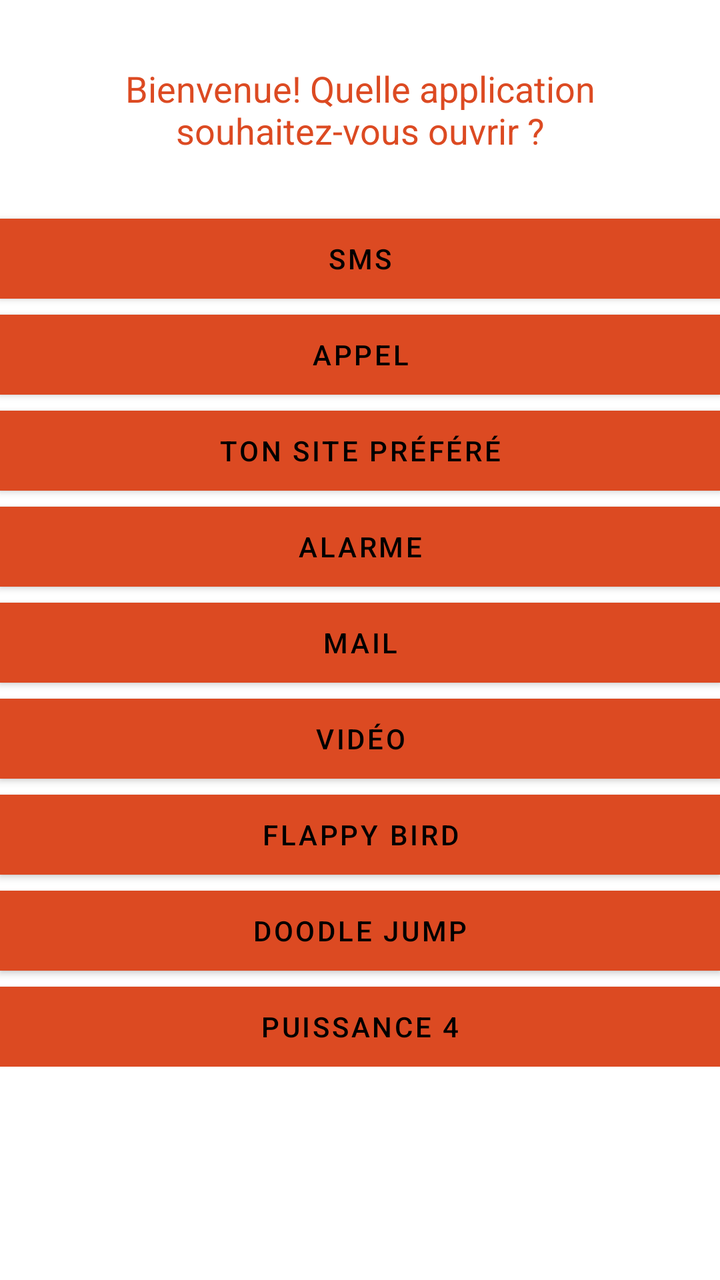
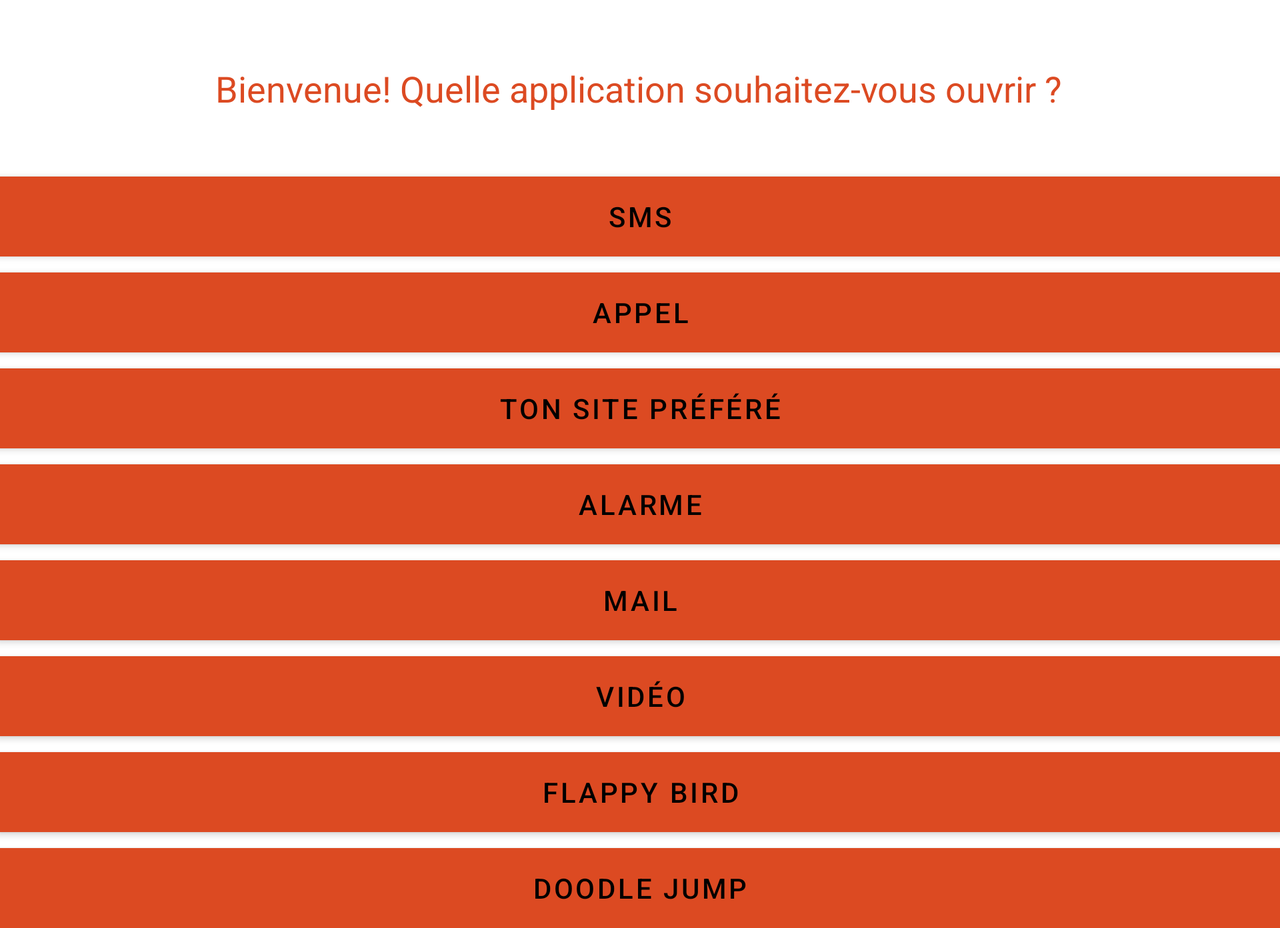

Compare how this app lays out the same screen by default and in its alternative resource folder. The renders come first, then the two layout files and the values they reference.
<!-- AndroidManifest.xml: application theme Theme.AppliCDA -->
<!-- res/layout/activity_home.xml -->
<?xml version="1.0" encoding="utf-8"?>
<ScrollView xmlns:android="http://schemas.android.com/apk/res/android"
    xmlns:app="http://schemas.android.com/apk/res-auto"
    xmlns:tools="http://schemas.android.com/tools"
    android:layout_width="match_parent"
    android:layout_height="match_parent">
<androidx.constraintlayout.widget.ConstraintLayout
    android:layout_width="match_parent"
    android:layout_height="match_parent"
    tools:context=".Home">

    <Button
        android:id="@+id/doodle_jump"
        android:layout_width="0dp"
        android:layout_height="40dp"
        android:layout_marginTop="8dp"
        android:background="#DC4A22"
        android:onClick="doodle"
        android:text="doodle jump"
        android:textColor="#000000"
        app:layout_constraintEnd_toEndOf="parent"
        app:layout_constraintHorizontal_bias="0.0"
        app:layout_constraintStart_toStartOf="parent"
        app:layout_constraintTop_toBottomOf="@id/flappy_bird"
        tools:ignore="MissingConstraints,TouchTargetSizeCheck" />

    <Button
        android:id="@+id/puissance4"
        android:layout_width="0dp"
        android:layout_height="40dp"
        android:layout_marginTop="8dp"
        android:background="#DC4A22"
        android:onClick="puissance"
        android:text="puissance 4"
        android:textColor="#000000"
        app:layout_constraintEnd_toEndOf="parent"
        app:layout_constraintHorizontal_bias="0.0"
        app:layout_constraintStart_toStartOf="parent"
        app:layout_constraintTop_toBottomOf="@id/doodle_jump"
        tools:ignore="MissingConstraints,TouchTargetSizeCheck" />

    <Button
        android:id="@+id/appel"
        android:layout_width="0dp"
        android:layout_height="40dp"
        android:layout_marginTop="8dp"
        android:background="#DC4A22"
        android:onClick="appel"
        android:text="Appel"
        android:textColor="#000000"
        app:layout_constraintEnd_toEndOf="parent"
        app:layout_constraintHorizontal_bias="0.0"
        app:layout_constraintStart_toStartOf="parent"
        app:layout_constraintTop_toBottomOf="@id/sms"
        tools:ignore="MissingConstraints,TouchTargetSizeCheck" />

    <Button
        android:id="@+id/sms"
        android:layout_width="0dp"
        android:layout_height="40dp"
        android:layout_marginTop="32dp"
        android:background="#DC4A22"
        android:onClick="sms"
        android:text="SMS"
        android:textColor="#000000"
        app:layout_constraintEnd_toEndOf="parent"
        app:layout_constraintHorizontal_bias="0.0"
        app:layout_constraintStart_toStartOf="parent"
        app:layout_constraintTop_toBottomOf="@id/bienvenue"
        tools:ignore="MissingConstraints,TouchTargetSizeCheck" />

    <Button
        android:id="@+id/site"
        android:layout_width="0dp"
        android:layout_height="40dp"
        android:layout_marginTop="8dp"
        android:background="#DC4A22"
        android:onClick="site"
        android:text="Ton site préféré"
        android:textColor="#000000"
        app:layout_constraintEnd_toEndOf="parent"
        app:layout_constraintHorizontal_bias="0.0"
        app:layout_constraintStart_toStartOf="parent"
        app:layout_constraintTop_toBottomOf="@id/appel"
        tools:ignore="MissingConstraints,TouchTargetSizeCheck" />

    <Button
        android:id="@+id/alarme"
        android:layout_width="0dp"
        android:layout_height="40dp"
        android:layout_marginTop="8dp"
        android:background="#DC4A22"
        android:onClick="alarme"
        android:text="Alarme"
        android:textColor="#000000"
        app:layout_constraintEnd_toEndOf="parent"
        app:layout_constraintHorizontal_bias="0.0"
        app:layout_constraintStart_toStartOf="parent"
        app:layout_constraintTop_toBottomOf="@id/site"
        tools:ignore="MissingConstraints,TouchTargetSizeCheck" />

    <Button
        android:id="@+id/mail"
        android:layout_width="0dp"
        android:layout_height="40dp"
        android:layout_marginTop="8dp"
        android:background="#DC4A22"
        android:onClick="mail"
        android:text="Mail"
        android:textColor="#000000"
        app:layout_constraintEnd_toEndOf="parent"
        app:layout_constraintHorizontal_bias="0.0"
        app:layout_constraintStart_toStartOf="parent"
        app:layout_constraintTop_toBottomOf="@id/alarme"
        tools:ignore="MissingConstraints,TouchTargetSizeCheck" />

    <Button
        android:id="@+id/video"
        android:layout_width="0dp"
        android:layout_height="40dp"
        android:layout_marginTop="8dp"
        android:background="#DC4A22"
        android:onClick="video"
        android:text="vidéo"
        android:textColor="#000000"
        app:layout_constraintEnd_toEndOf="parent"
        app:layout_constraintHorizontal_bias="0.0"
        app:layout_constraintStart_toStartOf="parent"
        app:layout_constraintTop_toBottomOf="@id/mail"
        tools:ignore="MissingConstraints,TouchTargetSizeCheck" />

    <Button
        android:id="@+id/flappy_bird"
        android:layout_width="0dp"
        android:layout_height="40dp"
        android:layout_marginTop="8dp"
        android:background="#DC4A22"
        android:onClick="flappy"
        android:text="Flappy bird"
        android:textColor="#000000"
        app:layout_constraintEnd_toEndOf="parent"
        app:layout_constraintHorizontal_bias="0.0"
        app:layout_constraintStart_toStartOf="parent"
        app:layout_constraintTop_toBottomOf="@id/video"
        tools:ignore="MissingConstraints,TouchTargetSizeCheck" />

    <ImageView
        android:id="@+id/imageView"
        android:layout_width="0dp"
        android:layout_height="wrap_content"
        android:background="#DC4A22"
        android:contentDescription="Best Game Ever"
        app:layout_constraintEnd_toEndOf="parent"
        app:layout_constraintHorizontal_bias="0.0"
        app:layout_constraintStart_toStartOf="parent"
        app:layout_constraintTop_toTopOf="parent"
        app:srcCompat="@drawable/index" />

    <TextView
        android:id="@+id/bienvenue"
        android:textSize="18sp"
        android:gravity="center"
        android:textColor="@color/orange"
        android:layout_width="wrap_content"
        android:layout_height="wrap_content"
        android:layout_marginStart="40dp"
        android:layout_marginTop="32dp"
        android:layout_marginEnd="41dp"
        android:text="Bienvenue! Quelle application souhaitez-vous ouvrir ?"
        app:layout_constraintEnd_toEndOf="parent"
        app:layout_constraintStart_toStartOf="parent"
        app:layout_constraintTop_toBottomOf="@+id/imageView" />






</androidx.constraintlayout.widget.ConstraintLayout>
    </ScrollView>
<!-- resources referenced by this layout -->
<resources>
  <color name="orange">#DC4A22</color>
  <style name="Theme.AppliCDA" parent="Theme.MaterialComponents.DayNight.DarkActionBar">
          
          <item name="colorPrimary">#DC4A22</item>
          <item name="colorPrimaryVariant">@color/purple_700</item>
          <item name="colorOnPrimary">@color/white</item>
          
          <item name="colorSecondary">@color/teal_200</item>
          <item name="colorSecondaryVariant">@color/teal_700</item>
          <item name="colorOnSecondary">@color/black</item>
          
          <item name="android:statusBarColor">?attr/colorPrimaryVariant</item>
          
      </style>
  <color name="purple_700">#FF3700B3</color>
  <color name="white">#FFFFFFFF</color>
  <color name="teal_200">#FF03DAC5</color>
  <color name="teal_700">#FF018786</color>
  <color name="black">#FF000000</color>
</resources>
<!-- res/layout-land/activity_home.xml (the repository's variant of the layout above) -->
<!-- drawn on the phone turned sideways -->
<?xml version="1.0" encoding="utf-8"?>
<ScrollView xmlns:android="http://schemas.android.com/apk/res/android"
    xmlns:app="http://schemas.android.com/apk/res-auto"
    xmlns:tools="http://schemas.android.com/tools"
    android:layout_width="match_parent"
    android:layout_height="match_parent">
<androidx.constraintlayout.widget.ConstraintLayout
    android:layout_width="match_parent"
    android:layout_height="match_parent"
    tools:context=".Home">

    <Button
        android:id="@+id/doodle_jump"
        android:layout_width="0dp"
        android:layout_height="40dp"
        android:layout_marginTop="8dp"
        android:background="#DC4A22"
        android:text="doodle jump"
        android:textColor="#000000"
        app:layout_constraintEnd_toEndOf="parent"
        app:layout_constraintHorizontal_bias="0.0"
        app:layout_constraintStart_toStartOf="parent"
        app:layout_constraintTop_toBottomOf="@id/flappy_bird"
        tools:ignore="MissingConstraints,TouchTargetSizeCheck" />

    <Button
        android:id="@+id/appel"
        android:layout_width="0dp"
        android:layout_height="40dp"
        android:layout_marginTop="8dp"
        android:background="#DC4A22"
        android:onClick="appel"
        android:text="Appel"
        android:textColor="#000000"
        app:layout_constraintEnd_toEndOf="parent"
        app:layout_constraintHorizontal_bias="0.0"
        app:layout_constraintStart_toStartOf="parent"
        app:layout_constraintTop_toBottomOf="@id/sms"
        tools:ignore="MissingConstraints,TouchTargetSizeCheck" />

    <Button
        android:id="@+id/sms"
        android:layout_width="0dp"
        android:layout_height="40dp"
        android:layout_marginTop="32dp"
        android:background="#DC4A22"
        android:onClick="sms"
        android:text="SMS"
        android:textColor="#000000"
        app:layout_constraintEnd_toEndOf="parent"
        app:layout_constraintHorizontal_bias="0.0"
        app:layout_constraintStart_toStartOf="parent"
        app:layout_constraintTop_toBottomOf="@id/bienvenue"
        tools:ignore="MissingConstraints,TouchTargetSizeCheck" />

    <Button
        android:id="@+id/site"
        android:layout_width="0dp"
        android:layout_height="40dp"
        android:layout_marginTop="8dp"
        android:background="#DC4A22"
        android:onClick="site"
        android:text="Ton site préféré"
        android:textColor="#000000"
        app:layout_constraintEnd_toEndOf="parent"
        app:layout_constraintHorizontal_bias="0.0"
        app:layout_constraintStart_toStartOf="parent"
        app:layout_constraintTop_toBottomOf="@id/appel"
        tools:ignore="MissingConstraints,TouchTargetSizeCheck" />

    <Button
        android:id="@+id/alarme"
        android:layout_width="0dp"
        android:layout_height="40dp"
        android:layout_marginTop="8dp"
        android:background="#DC4A22"
        android:onClick="alarme"
        android:text="Alarme"
        android:textColor="#000000"
        app:layout_constraintEnd_toEndOf="parent"
        app:layout_constraintHorizontal_bias="0.0"
        app:layout_constraintStart_toStartOf="parent"
        app:layout_constraintTop_toBottomOf="@id/site"
        tools:ignore="MissingConstraints,TouchTargetSizeCheck" />

    <Button
        android:id="@+id/mail"
        android:layout_width="0dp"
        android:layout_height="40dp"
        android:layout_marginTop="8dp"
        android:background="#DC4A22"
        android:text="Mail"
        android:textColor="#000000"
        app:layout_constraintEnd_toEndOf="parent"
        app:layout_constraintHorizontal_bias="0.0"
        app:layout_constraintStart_toStartOf="parent"
        app:layout_constraintTop_toBottomOf="@id/alarme"
        tools:ignore="MissingConstraints,TouchTargetSizeCheck" />

    <Button
        android:id="@+id/video"
        android:layout_width="0dp"
        android:layout_height="40dp"
        android:layout_marginTop="8dp"
        android:background="#DC4A22"
        android:text="vidéo"
        android:textColor="#000000"
        app:layout_constraintEnd_toEndOf="parent"
        app:layout_constraintHorizontal_bias="0.0"
        app:layout_constraintStart_toStartOf="parent"
        app:layout_constraintTop_toBottomOf="@id/mail"
        tools:ignore="MissingConstraints,TouchTargetSizeCheck" />

    <Button
        android:id="@+id/flappy_bird"
        android:layout_width="0dp"
        android:layout_height="40dp"
        android:layout_marginTop="8dp"
        android:background="#DC4A22"
        android:text="Flappy bird"
        android:textColor="#000000"
        app:layout_constraintEnd_toEndOf="parent"
        app:layout_constraintHorizontal_bias="0.0"
        app:layout_constraintStart_toStartOf="parent"
        app:layout_constraintTop_toBottomOf="@id/video"
        tools:ignore="MissingConstraints,TouchTargetSizeCheck" />

    <ImageView
        android:id="@+id/imageView"
        android:layout_width="0dp"
        android:layout_height="wrap_content"
        android:background="#DC4A22"
        android:contentDescription="Best Game Ever"
        app:layout_constraintEnd_toEndOf="parent"
        app:layout_constraintHorizontal_bias="0.0"
        app:layout_constraintStart_toStartOf="parent"
        app:layout_constraintTop_toTopOf="parent"
        app:srcCompat="@drawable/index" />

    <TextView
        android:id="@+id/bienvenue"
        android:textSize="18sp"
        android:gravity="center"
        android:textColor="@color/orange"
        android:layout_width="wrap_content"
        android:layout_height="wrap_content"
        android:layout_marginStart="40dp"
        android:layout_marginTop="32dp"
        android:layout_marginEnd="41dp"
        android:text="Bienvenue! Quelle application souhaitez-vous ouvrir ?"
        app:layout_constraintEnd_toEndOf="parent"
        app:layout_constraintStart_toStartOf="parent"
        app:layout_constraintTop_toBottomOf="@+id/imageView" />





</androidx.constraintlayout.widget.ConstraintLayout>
    </ScrollView>
